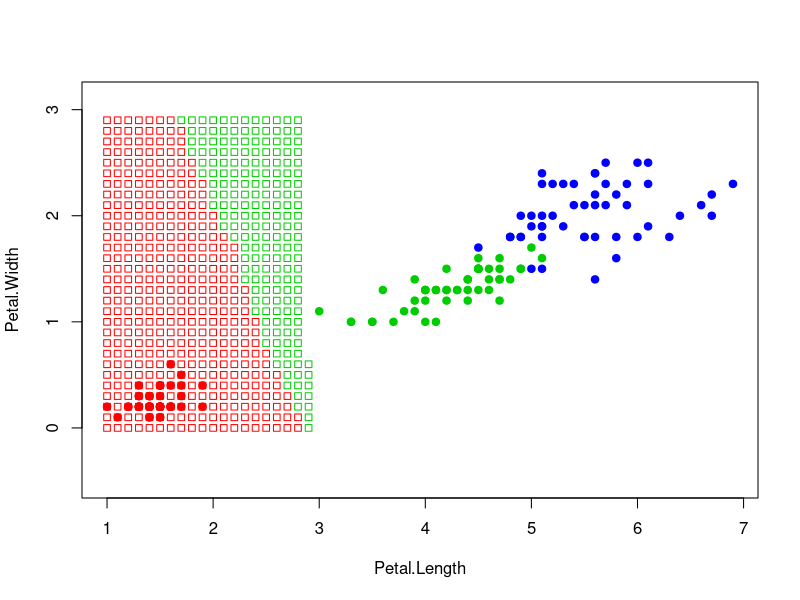

Write R code to recreate this figure. (Note: a time limit stopped this script after it produced the figure.)
sortObjectsByDist = function(xl, z){
  
  l = dim(xl)[1];
  n = dim(xl)[2]-1;
  
  distances = matrix(NA, l, 2);
  
  for (i in 1:l){
    distances[i, ] = c(sqrt(sum((xl[i, 1:n] - z)^2)), xl[i, 3]);
  }
  
  orderedXl = distances[order(distances[, 1]),];
  
  return (orderedXl);
}

classif_kwNN = function(orderedXl, k, q){
  
  weightClasses = table(orderedXl[,2]);
  weightClasses[1:dim(weightClasses)] = 0
  
  for(j in 1:k){
    weightClasses[orderedXl[j,2]] = weightClasses[orderedXl[j,2]] + (orderedXl[j,1] * q^j);
    
  }
  
  class = names(which.max(weightClasses));
  
  return (class)
}

kwNN = function(xl, z, k, q){
  return(classif_kwNN(sortObjectsByDist(xl, z), k, q));
}

xl = iris[,3:5];

colors <- c("1" = "red", "2" = "green3", "3" = "blue")
plot(iris[, 3:4], pch = 21, bg = colors[iris$Species], col = colors[iris$Species], asp = 1)

x = 1;
y = 0;

while(x <= 7){
  while(y <= 3){
    class = kwNN(xl, c(x,y), k=6, q=0.8);
    points(x, y, pch = 22, col = colors[class], asp = 1, main = "kwNN");
    y = y + 0.1;
  }
  y = 0;
  x = x + 0.1;
}
